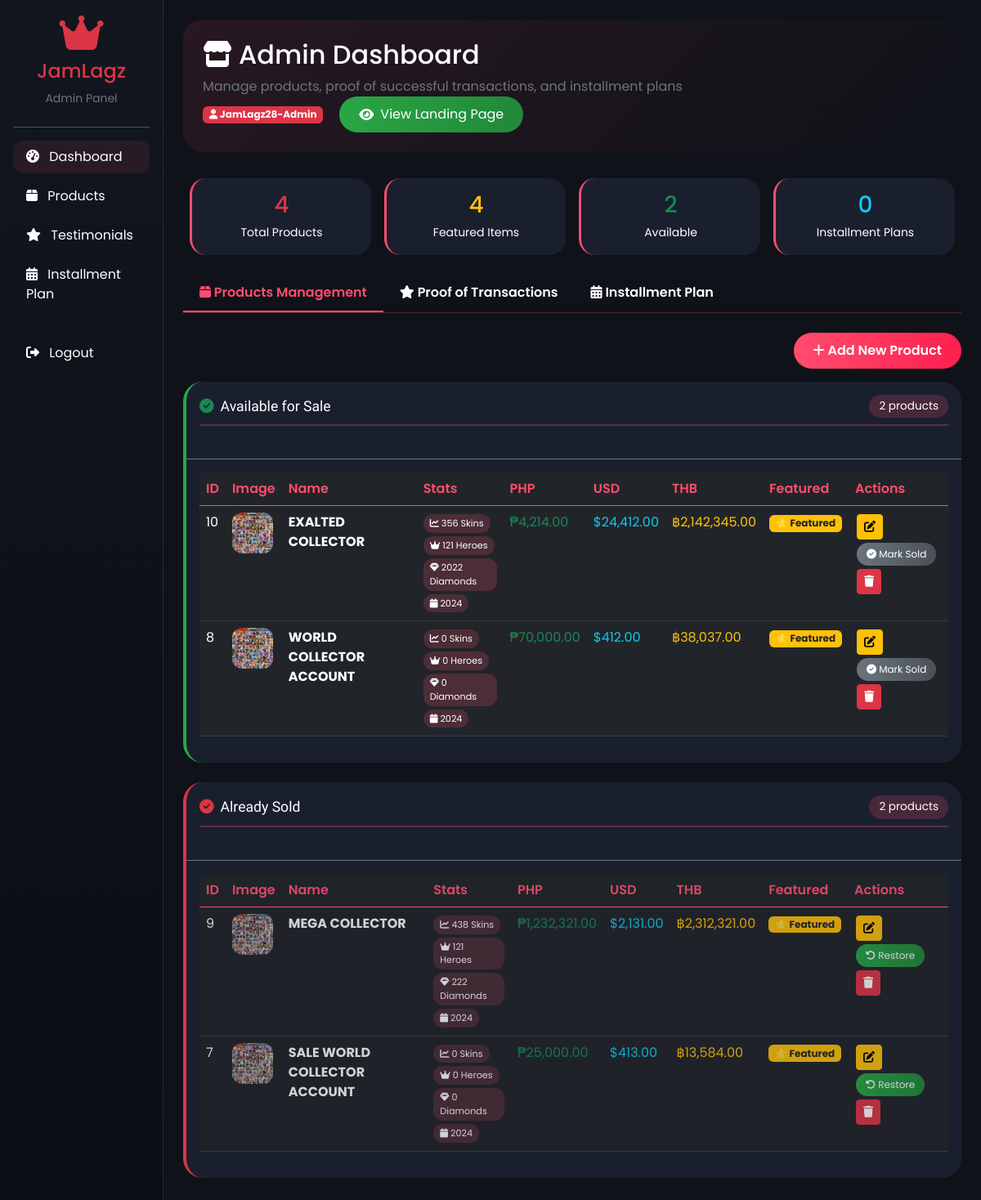
Page /admin/dashboard.php (signed in) on the earlier database version.
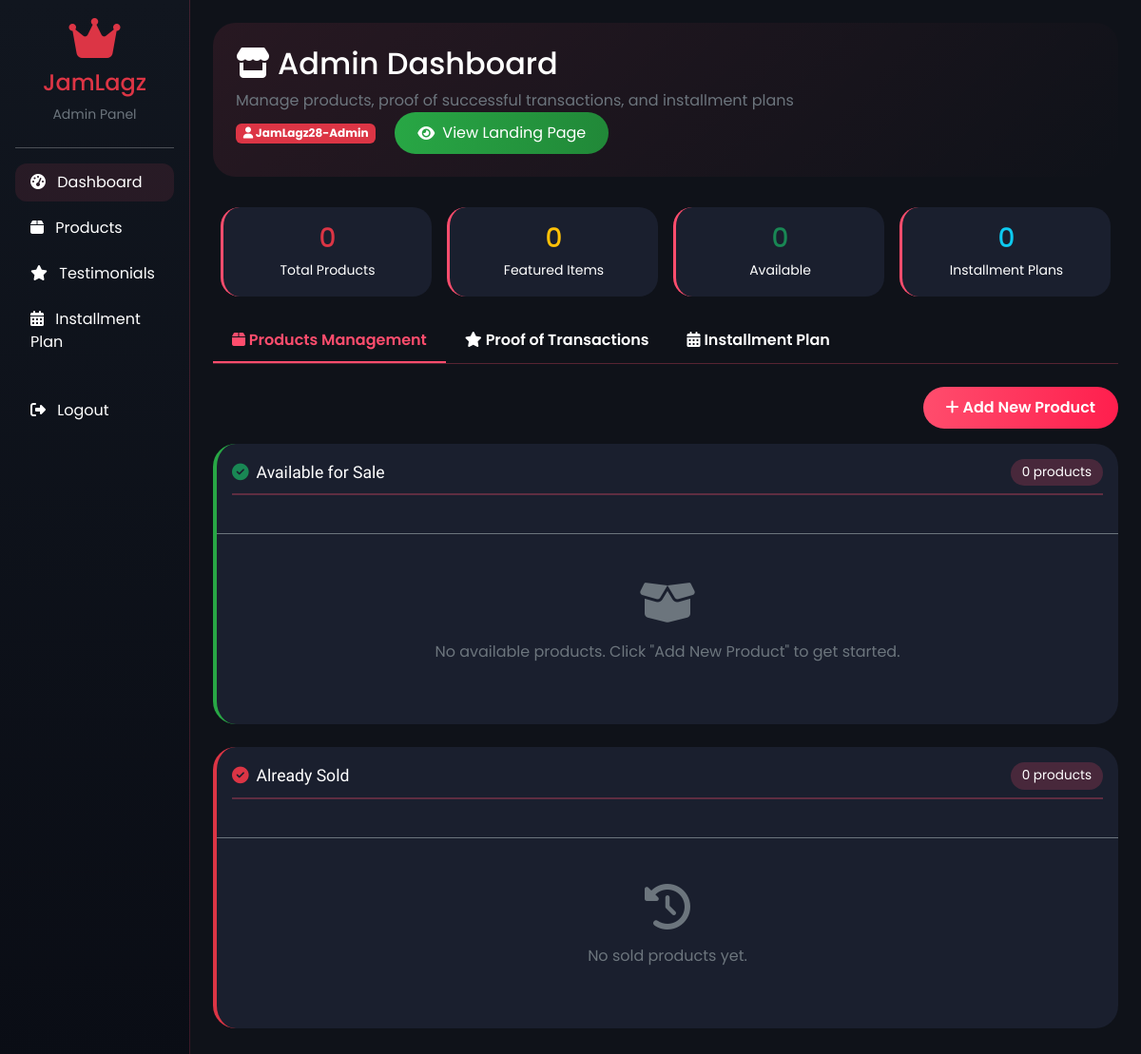
Same page on the later database version.
### tables this page shows
CREATE TABLE `products` (
  `id` int(11) NOT NULL,
  `name` varchar(255) NOT NULL,
  `description` text NOT NULL,
  `image` varchar(255) DEFAULT 'default.jpg',
  `price_php` decimal(10,2) NOT NULL,
  `price_usd` decimal(10,2) NOT NULL,
  `price_thb` decimal(10,2) NOT NULL,
  `featured` tinyint(1) DEFAULT 0,
  `created_at` timestamp NOT NULL DEFAULT current_timestamp(),
  `status` enum('available','sold') DEFAULT 'available',
  `skins` int(11) DEFAULT 0,
  `heroes` int(11) DEFAULT 0,
  `diamonds` int(11) DEFAULT 0,
  `account_year` int(11) DEFAULT 2024
);

### admin/dashboard.php (the view, shortened to what the rows shown need)
<?php
require_once '../config/database.php';
$available_products = $conn->query("SELECT * FROM products WHERE status = 'available' ORDER BY featured DESC, id DESC")->fetchAll();
$sold_products = $conn->query("SELECT * FROM products WHERE status = 'sold' ORDER BY id DESC")->fetchAll();
?>
<!DOCTYPE html>
<html lang="en">
<head>
    <link href="https://cdn.jsdelivr.net/npm/bootstrap@5.3.0/dist/css/bootstrap.min.css" rel="stylesheet">
    <link rel="stylesheet" href="https://cdnjs.cloudflare.com/ajax/libs/font-awesome/6.4.0/css/all.min.css">
</head>
<body>
<div class="container-fluid">
    <div class="row g-0">
        <div class="col-md-9 col-lg-10 main-content">
            <div class="admin-header">
                <div class="d-flex justify-content-between align-items-center flex-wrap">
                    <div>
                        <h2><i class="fas fa-store me-2"></i>Admin Dashboard</h2>
                    </div>
                </div>
            </div>
            <div class="tab-content">
                <div class="tab-pane fade show active" id="products-panel" role="tabpanel">
                    <div class="card-dark card-available mb-4">
                        <div class="p-3">
                            <?php if(count($available_products) > 0): ?>
                                <div class="table-responsive-custom">
                                    <table class="table table-dark table-hover">
                                        <thead>
                                            <tr>
                                                <th>ID</th>
                                                <th>Image</th>
                                                <th>Name</th>
                                                <th>Stats</th>
                                                <th>PHP</th>
                                                <th>USD</th>
                                                <th>THB</th>
                                                <th>Featured</th>
                                                <th>Actions</th>
                                            </tr>
                                        </thead>
                                        <tbody>
                                            <?php foreach($available_products as $p): ?>
                                            <tr>
                                                <td><?php echo $p['id']; ?></td>
                                                <td><img src="../uploads/<?php echo htmlspecialchars($p['image']); ?>" width="50" height="50" style="object-fit:cover; border-radius: 12px;" onerror="this.src='https://placehold.co/50x50?text=No+Image'"></td>
                                                <td><strong><?php echo htmlspecialchars($p['name']); ?></strong></td>
                                                <td>
                                                    <span class="stat-badge"><i class="fas fa-chart-line"></i> <?php echo $p['skins'] ?? 0; ?> Skins</span><br>
                                                    <span class="stat-badge"><i class="fas fa-crown"></i> <?php echo $p['heroes'] ?? 0; ?> Heroes</span><br>
                                                    <span class="stat-badge"><i class="fas fa-gem"></i> <?php echo $p['diamonds'] ?? 0; ?> Diamonds</span><br>
                                                    <span class="stat-badge"><i class="fas fa-calendar"></i> <?php echo $p['account_year'] ?? 2024; ?></span>
                                                </td>
                                                <td class="text-success">₱<?php echo number_format($p['price_php'], 2); ?></td>
                                                <td class="text-info">$<?php echo number_format($p['price_usd'], 2); ?></td>
                                                <td class="text-warning">฿<?php echo number_format($p['price_thb'], 2); ?></td>
                                                <td><?php echo $p['featured'] ? '<span class="badge bg-warning text-dark">⭐ Featured</span>' : '<span class="badge bg-secondary">No</span>'; ?></td>
                                                <td>
                                                    <a href="?edit=<?php echo $p['id']; ?>" class="btn btn-sm btn-warning" onclick="editProduct(<?php echo htmlspecialchars(json_encode($p)); ?>); return false;">
                                                        <i class="fas fa-edit"></i>
                                                    </a>
                                                    <a href="?toggle_status=<?php echo $p['id']; ?>&set_status=sold" class="btn btn-sm btn-sold" onclick="return confirm('Mark this account as SOLD?')">
                                                        <i class="fas fa-check-circle"></i> Mark Sold
                                                    </a>
                                                    <a href="?delete=<?php echo $p['id']; ?>" class="btn btn-sm btn-danger" onclick="return confirm('Delete product?')">
                                                        <i class="fas fa-trash"></i>
                                                    </a>
                                                </td>
                                            </tr>
                                            <?php endforeach; ?>
                                        </tbody>
                                     </table>
                                </div>
                            <?php endif; ?>
                        </div>
                    </div>
                    <div class="card-dark card-sold">
                        <div class="p-3">
                            <?php if(count($sold_products) > 0): ?>
                                <div class="table-responsive-custom">
                                    <table class="table table-dark table-hover">
                                        <thead>
                                            <tr>
                                                <th>ID</th>
                                                <th>Image</th>
                                                <th>Name</th>
                                                <th>Stats</th>
                                                <th>PHP</th>
                                                <th>USD</th>
                                                <th>THB</th>
                                                <th>Featured</th>
                                                <th>Actions</th>
                                            </tr>
                                        </thead>
                                        <tbody>
                                            <?php foreach($sold_products as $p): ?>
                                            <tr style="opacity: 0.8;">
                                                <td><?php echo $p['id']; ?></td>
                                                <td><img src="../uploads/<?php echo htmlspecialchars($p['image']); ?>" width="50" height="50" style="object-fit:cover; border-radius: 12px; filter: grayscale(0.3);" onerror="this.src='https://placehold.co/50x50?text=No+Image'"></td>
                                                <td><strong><?php echo htmlspecialchars($p['name']); ?></strong></td>
                                                <td>
                                                    <span class="stat-badge"><i class="fas fa-chart-line"></i> <?php echo $p['skins'] ?? 0; ?> Skins</span><br>
                                                    <span class="stat-badge"><i class="fas fa-crown"></i> <?php echo $p['heroes'] ?? 0; ?> Heroes</span><br>
                                                    <span class="stat-badge"><i class="fas fa-gem"></i> <?php echo $p['diamonds'] ?? 0; ?> Diamonds</span><br>
                                                    <span class="stat-badge"><i class="fas fa-calendar"></i> <?php echo $p['account_year'] ?? 2024; ?></span>
                                                </td>
                                                <td class="text-success">₱<?php echo number_format($p['price_php'], 2); ?></td>
                                                <td class="text-info">$<?php echo number_format($p['price_usd'], 2); ?></td>
                                                <td class="text-warning">฿<?php echo number_format($p['price_thb'], 2); ?></td>
                                                <td><?php echo $p['featured'] ? '<span class="badge bg-warning text-dark">⭐ Featured</span>' : '<span class="badge bg-secondary">No</span>'; ?></td>
                                                <td>
                                                    <a href="?edit=<?php echo $p['id']; ?>" class="btn btn-sm btn-warning" onclick="editProduct(<?php echo htmlspecialchars(json_encode($p)); ?>); return false;">
                                                        <i class="fas fa-edit"></i>
                                                    </a>
                                                    <a href="?toggle_status=<?php echo $p['id']; ?>&set_status=available" class="btn btn-sm btn-available" onclick="return confirm('Mark this account as AVAILABLE again?')">
                                                        <i class="fas fa-undo-alt"></i> Restore
                                                    </a>
                                                    <a href="?delete=<?php echo $p['id']; ?>" class="btn btn-sm btn-danger" onclick="return confirm('Delete product?')">
                                                        <i class="fas fa-trash"></i>
                                                    </a>
                                                </td>
                                            </tr>
                                            <?php endforeach; ?>
                                        </tbody>
                                    </table>
                                </div>
                            <?php endif; ?>
                        </div>
                    </div>
                </div>
            </div>
        </div>
    </div>
</div>
</body>
</html>

Differences in the rows shown:
removed products: id "10", image (picture), name "EXALTED COLLECTOR", skins "356", heroes "121", diamonds "2022", account_year "2024", price_php "4,214.00", price_usd "24,412.00", price_thb "2,142,345.00", featured "⭐ Featured", shown under "Available for Sale"
removed products: id "8", image (picture), name "WORLD COLLECTOR ACCOUNT", skins "0", heroes "0", diamonds "0", account_year "2024", price_php "70,000.00", price_usd "412.00", price_thb "38,037.00", featured "⭐ Featured", shown under "Available for Sale"
removed products: id "9", image (picture), name "MEGA COLLECTOR", skins "438", heroes "121", diamonds "222", account_year "2024", price_php "1,232,321.00", price_usd "2,131.00", price_thb "2,312,321.00", featured "⭐ Featured", shown under "Already Sold"
removed products: id "7", image (picture), name "SALE WORLD COLLECTOR ACCOUNT", skins "0", heroes "0", diamonds "0", account_year "2024", price_php "25,000.00", price_usd "413.00", price_thb "13,584.00", featured "⭐ Featured", shown under "Already Sold"
Other differences:
$total_products: "4" → "0"
$featured_count: "4" → "0"
$available_count: "2" → "0"
$sold_count: "2" → "0"
text no longer shown: "ID Image Name Stats PHP USD THB Featured Actions ID Image Name Stats PHP USD THB Featured Actions"
text now shown: "No available products. Click \"Add New Product\" to get started. No sold products yet."
